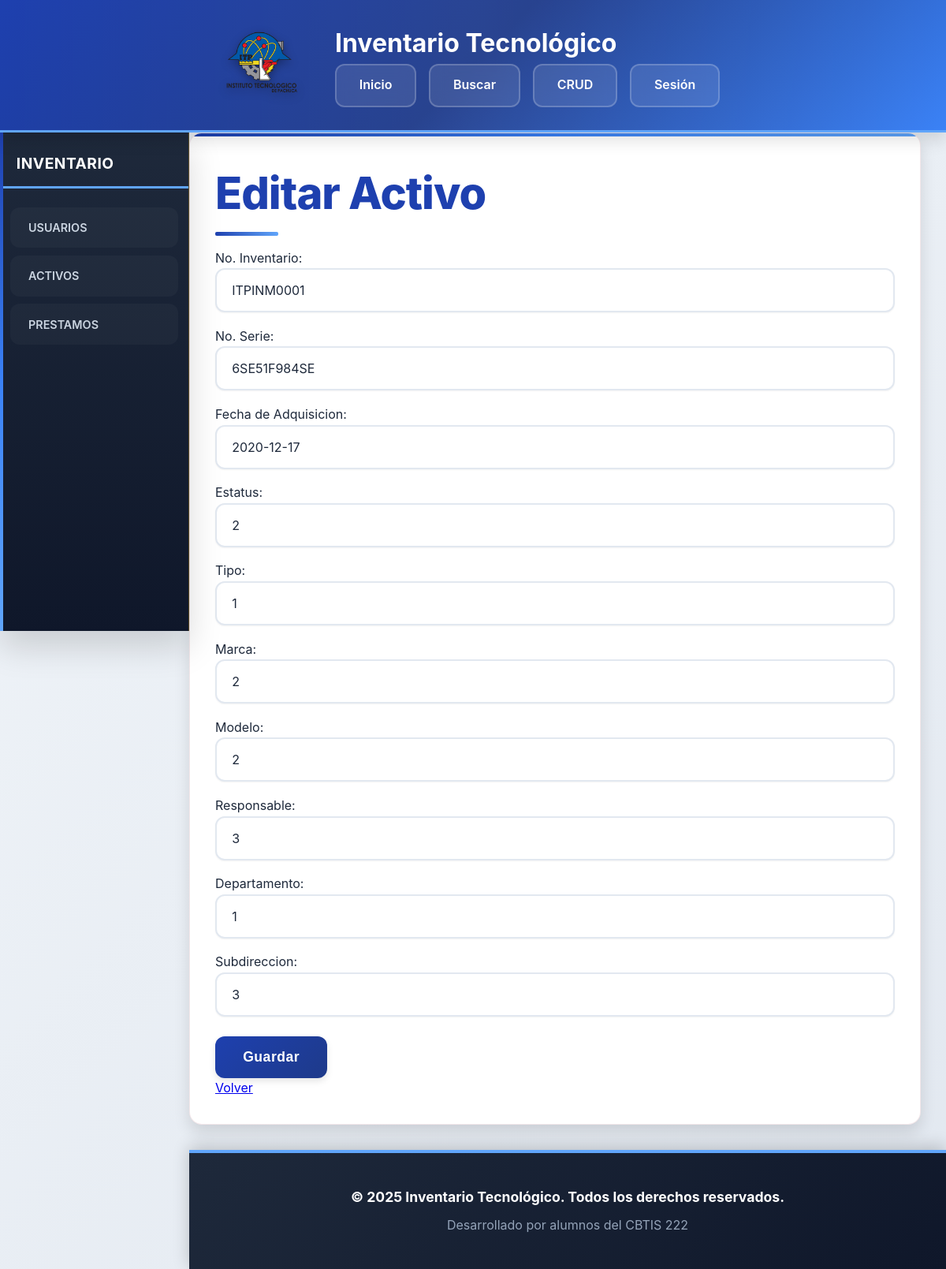
Page /pages/form_ActualizarActivo.php?id=1 on the earlier database version.
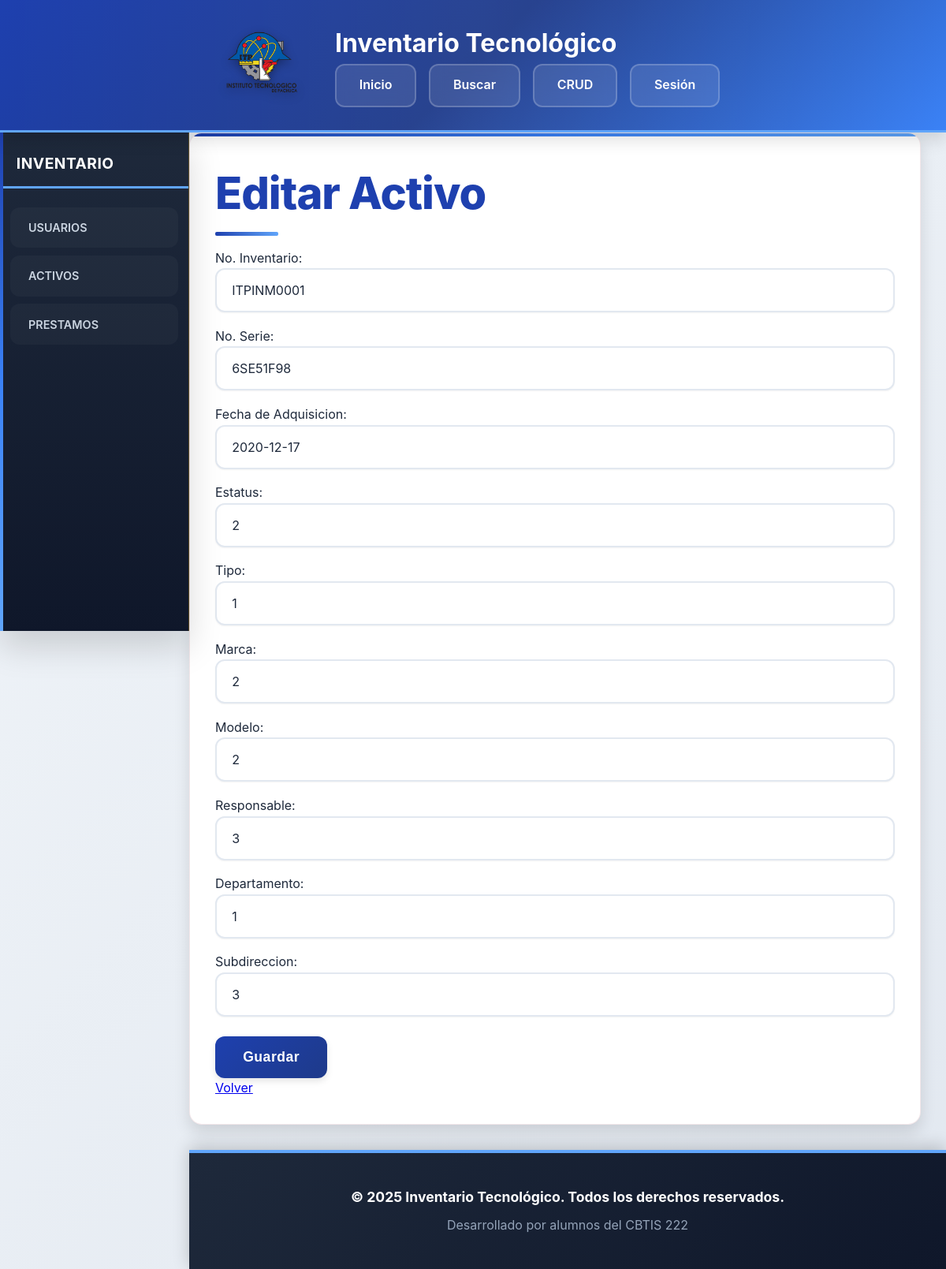
Same page on the later database version.
### tables this page shows
CREATE TABLE `Activos` (
  `id_activo` int(11) NOT NULL,
  `no_inventario` varchar(12) NOT NULL,
  `no_serie` varchar(50) DEFAULT NULL,
  `fecha_adquisicion` date DEFAULT NULL,
  `id_sub` int(11) DEFAULT NULL,
  `id_dep` int(11) DEFAULT NULL,
  `id_tipo` int(11) DEFAULT NULL,
  `id_marca` int(11) DEFAULT NULL,
  `id_modelo` int(11) DEFAULT NULL,
  `id_estatus` int(11) DEFAULT NULL,
  `id_responsable` int(11) DEFAULT NULL,
  `fecha_creacion` datetime DEFAULT current_timestamp(),
  `fecha_modificacion` datetime DEFAULT NULL
);

### pages/form_ActualizarActivo.php (the view, shortened to what this page needs)
<?php include '../includes/DBConfig.php';
include '../includes/header.php';
?>
<?php
$id = $_GET['id'] ?? 0;
$query = "SELECT * FROM Activos WHERE id_activo = $id";
$result = $conexion->query($query);
$activo = $result->fetch_assoc();
?>
    <section class="contenedor">
        <h1>Editar Activo</h1>
        <form method="post">
            No. Inventario: <input type="text" name="no_inventario" value="<?= $activo['no_inventario'] ?>" required><br>
            No. Serie: <input type="text" name="no_serie" value="<?= $activo['no_serie'] ?>" required><br>
            Fecha de Adquisicion: <input type="text" name="fecha_adquisicion" value="<?= $activo['fecha_adquisicion'] ?>" required><br>
            Estatus: <input type="text" name="id_estatus" value="<?= $activo['id_estatus'] ?>" required><br>
            Tipo: <input type="text" name="id_tipo" value="<?= $activo['id_tipo'] ?>" required><br>
            Marca: <input type="text" name="id_marca" value="<?= $activo['id_marca'] ?>" required><br>
            Modelo: <input type="text" name="id_modelo" value="<?= $activo['id_modelo'] ?>" required><br>
            Responsable: <input type="text" name="id_responsable" value="<?= $activo['id_responsable'] ?>" required><br>
            Departamento: <input type="text" name="id_dep" value="<?= $activo['id_dep'] ?>" required><br>
            Subdireccion: <input type="text" name="id_sub" value="<?= $activo['id_sub'] ?>" required><br>
            <button type="submit">Guardar</button>
        </form>
        <a href="form_TablaInventario.php">Volver</a>
    </section>
<?php include '../includes/footer.php'; ?>

Differences in the rows shown:
changed activos "ITPINM0001": no_serie "6SE51F984SE" → "6SE51F98"
